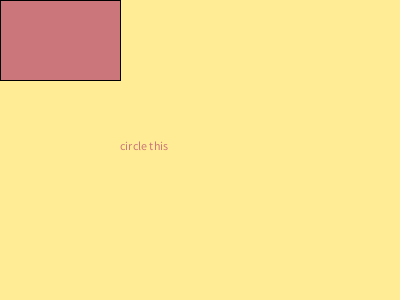
Frame 1 (no input)
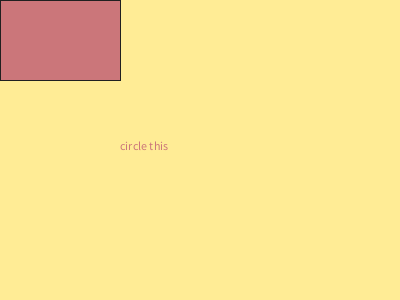
Frame 60 (the mouse pressed at the canvas centre just before this capture)
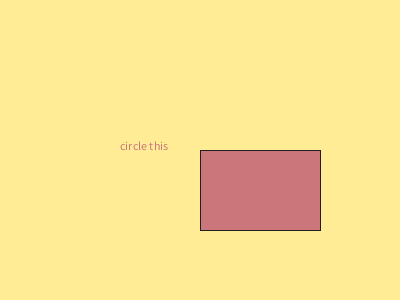
Frame 120 (the mouse held since frame 60 and released just before this capture)

The Processing sketch that drew these frames (run headless with seeded random() and noise(); from frame 60 on, the mouse is pressed at the canvas centre):

// Processing sketch: Movement
// ── Movement.pde
void setup()
{
  size(400, 300);
  background(255, 236, 149);
  fill(203, 118, 122);
}
 
void draw()
{
  background(255, 236, 149);
  rect(mouseX, mouseY, 120, 80);
  stroke(32);
  text("circle this",120,150);
  
}
